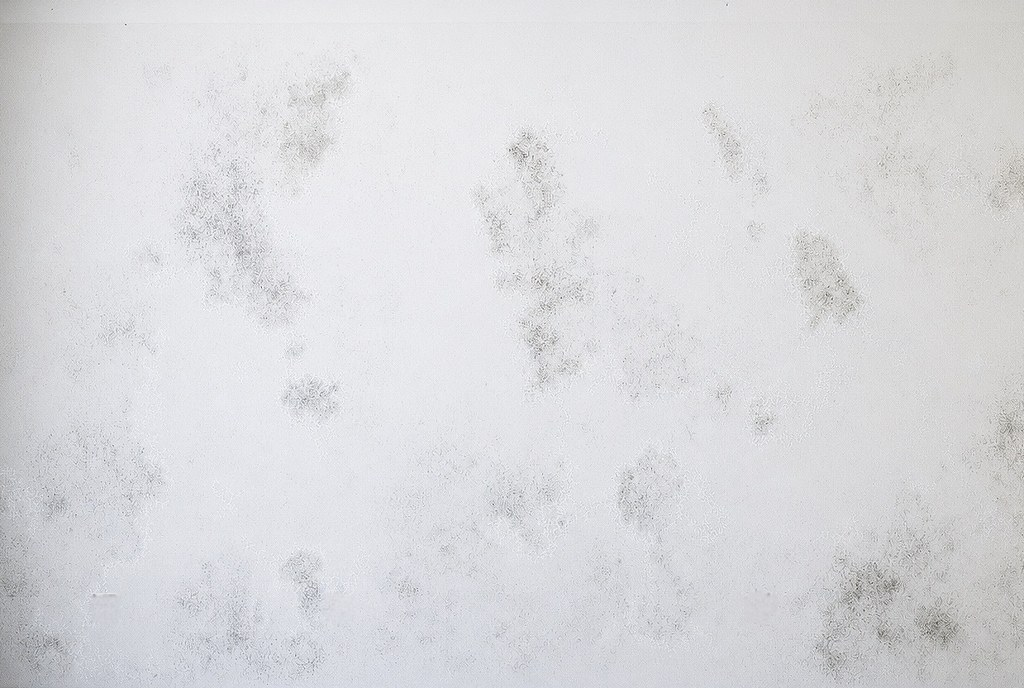
#> input picture reference/pic_l1.jpg, 1024 x 688 px
$ python -i segment.py   (imports and definitions only)
#> lines starting #> are read from the running program, lines starting #| are printed output that depends on the picture
#> further down, picture is the input picture: shape (688, 1024, 3); mean B, G, R 220.8, 218, 217.7
"""分割与量化 —— 报告上出现的每一个数字都产自这里。

方法：Lab-L 通道做大尺度平场校正（除以重度模糊的自身亮度），把手电筒渐晕
和不均匀照明变成常数场，再按"清洁墙面"高百分位取相对阈值。相对阈值配合
平场校正后在 L1→L5 上给出单调的覆盖率阶梯（实测 2.3/3.9/14.7/50.5/73.1）。

有标定卡时先用卡片做亮度与白平衡归一，UV 覆盖率才算可信；没有卡片时
UV 结果标记为 estimated，前端与报告须相应降级呈现。
"""
from __future__ import annotations

from dataclasses import dataclass, field
from typing import List, Optional, Tuple

import cv2
import numpy as np

from .calib import Calibration, mask_out_card

# 平场模糊核相对长边的比例：太小会把大片霉斑当成背景吃掉，太大则去不掉渐晕
FLAT_SIGMA_RATIO = 0.075
BG_PERCENTILE = 90.0          # 清洁墙面亮度参考位
K_WHITE = 0.90                # 白光：低于参考位 10% 判为霉斑/污渍
K_UV = 0.88                   # UV：紫光下对比更强，阈值略紧
MIN_BLOB_AREA_RATIO = 2e-5    # 小于此面积的连通域视为噪点


@dataclass
class Region:
    id: int
    bbox: Tuple[float, float, float, float]      # 归一化 x,y,w,h
    area_pct: float
    polygon: List[Tuple[float, float]]
    centroid: Tuple[float, float]
    mean_darkness: float                          # 相对清洁墙面的暗度 0-1
    uv_halo: bool = False                         # 是否检出荧光外扩边界


@dataclass
class Metrics:
    coverage_white_pct: float = 0.0
    coverage_uv_pct: Optional[float] = None
    hidden_spread_ratio: Optional[float] = None
    largest_patch_pct: float = 0.0
    patch_count: int = 0
    count_is_meaningful: bool = True
    absolute_area_cm2: Optional[float] = None
    scale_source: str = "none"                    # calibration_card | none
    uv_quantification: str = "unavailable"        # calibrated | estimated | unavailable
    regions: List[Region] = field(default_factory=list)


def _flat_field(img: np.ndarray) -> np.ndarray:
    """返回相对反射率图（去掉低频照明），值域约 0-2，清洁墙面≈1。"""
    lab = cv2.cvtColor(img, cv2.COLOR_BGR2LAB)
#> lab: shape (688, 1024, 3); mean of channels 0, 1, 2 222.2, 128.3, 126.5
    L = cv2.GaussianBlur(lab[:, :, 0].astype(np.float32), (0, 0), 1.2)
    sigma = max(12.0, FLAT_SIGMA_RATIO * max(img.shape[:2]))
#> sigma = 76.8
    bg = np.maximum(cv2.GaussianBlur(L, (0, 0), sigma), 1.0)
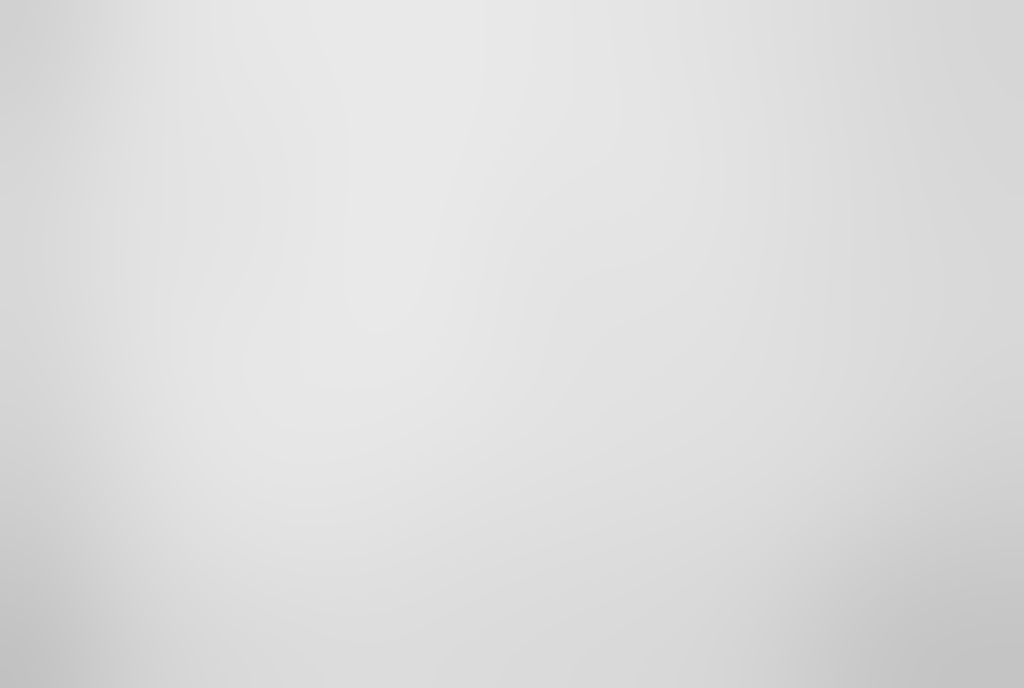
#> bg: shape (688, 1024) float32; min 193.7, max 234, mean 222.2
    return L / bg
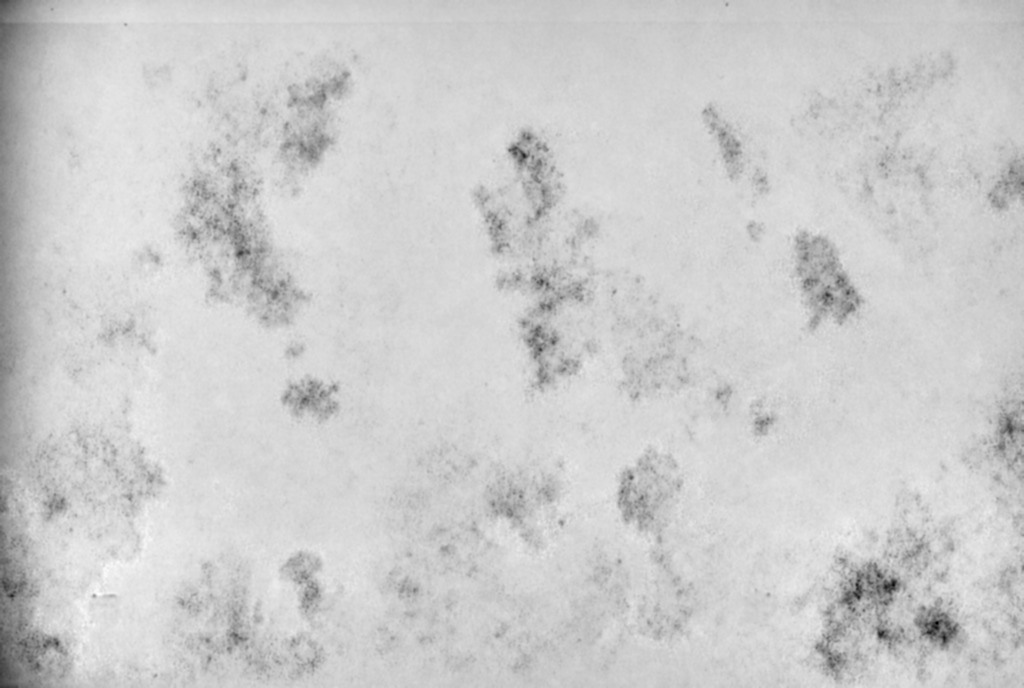
#> returned value: shape (688, 1024) float32; min 0.712, max 1.07, mean 1; drawn with min black and max white


# [30 lines left out: functions _binarize, _clean, segment, not called in this run]


def _coverage(mask: np.ndarray) -> float:
    return float((mask > 0).sum()) * 100.0 / float(mask.size)


MIN_REGION_PCT = 0.25          # 小于画面 0.25% 的斑点不单独列出（仍计入覆盖率）
MIN_REGIONS_KEPT = 3           # 但至少保留 3 个，否则清单会空


# [95 lines left out: functions extract_regions, analyse, not called in this run]


def apply_count_rule(m: Metrics, level: int, cfg: dict) -> None:
    """L3 起菌落融合成片，'数量'失去物理意义 —— 由分级决定该指标是否呈现。"""
    m.count_is_meaningful = level <= int(cfg.get("count_meaningful_max_level", 2))

>>> import cv2
>>> picture = cv2.imread('../../reference/pic_l1.jpg')
>>> result = _flat_field(picture)

$ run again, on reference/pic_l2.jpg
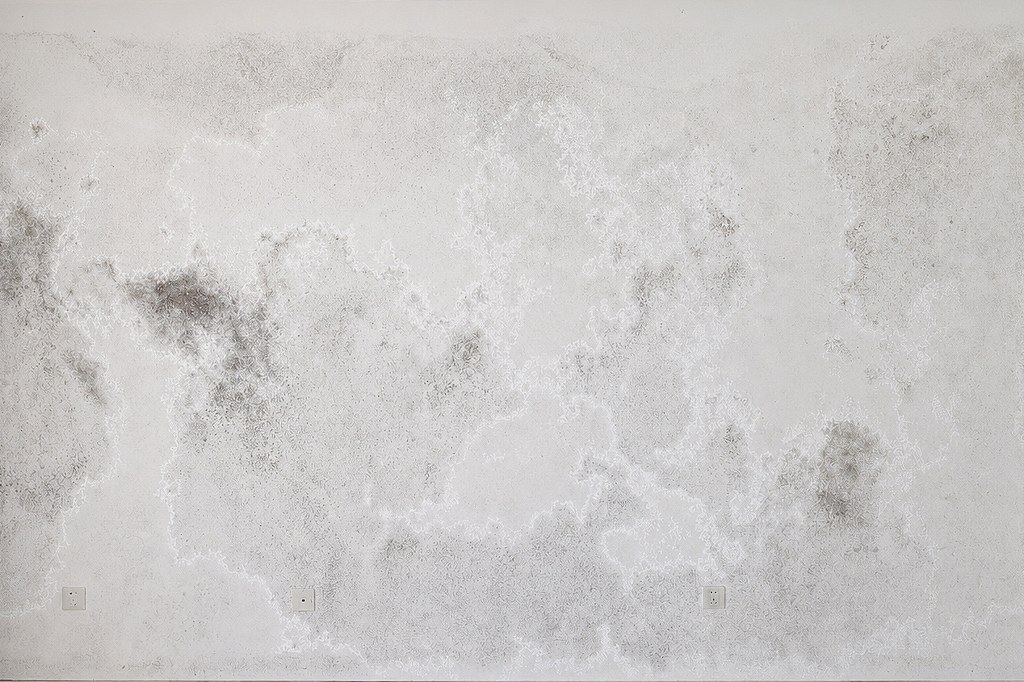
#> input picture reference/pic_l2.jpg, 1024 x 682 px
#> picture is the input picture: shape (682, 1024, 3); mean B, G, R 201, 202, 204.2
#> lab: shape (682, 1024, 3); mean of channels 0, 1, 2 207.8, 128.6, 128.8
#> in _flat_field, `bg = np.maximum(cv2.GaussianBlur(L, (0, 0), sigma), 1.0)`:
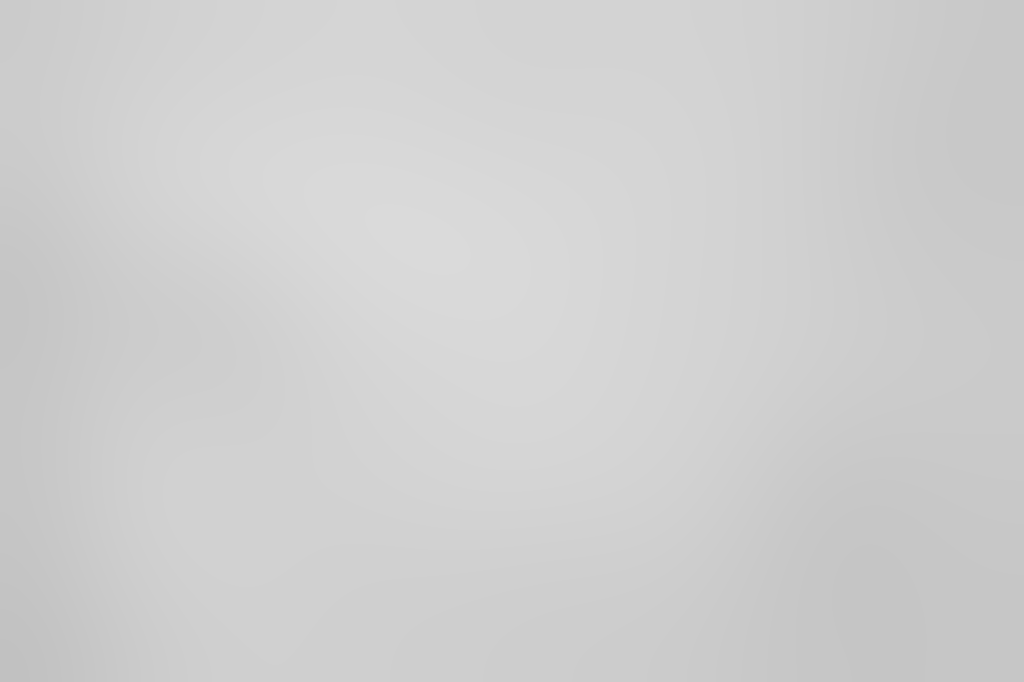
#> bg: shape (682, 1024) float32; min 193.3, max 218.3, mean 207.8
#> in _flat_field, `return L / bg`:
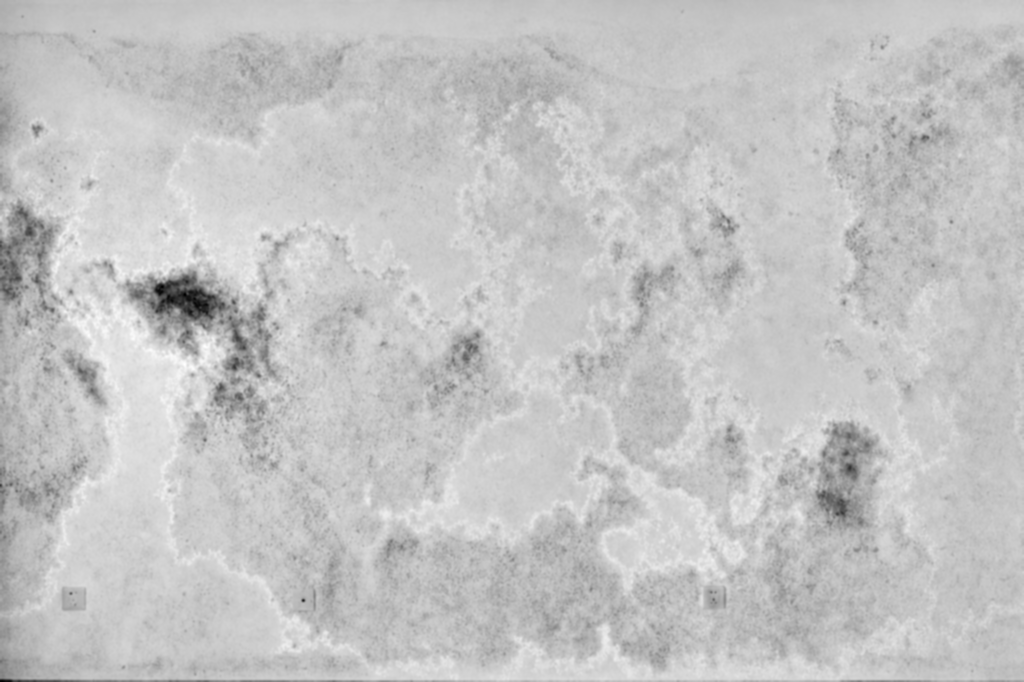
#> returned value: shape (682, 1024) float32; min 0.583, max 1.13, mean 1; drawn with min black and max white

$ run again, on reference/pic_l3.jpg
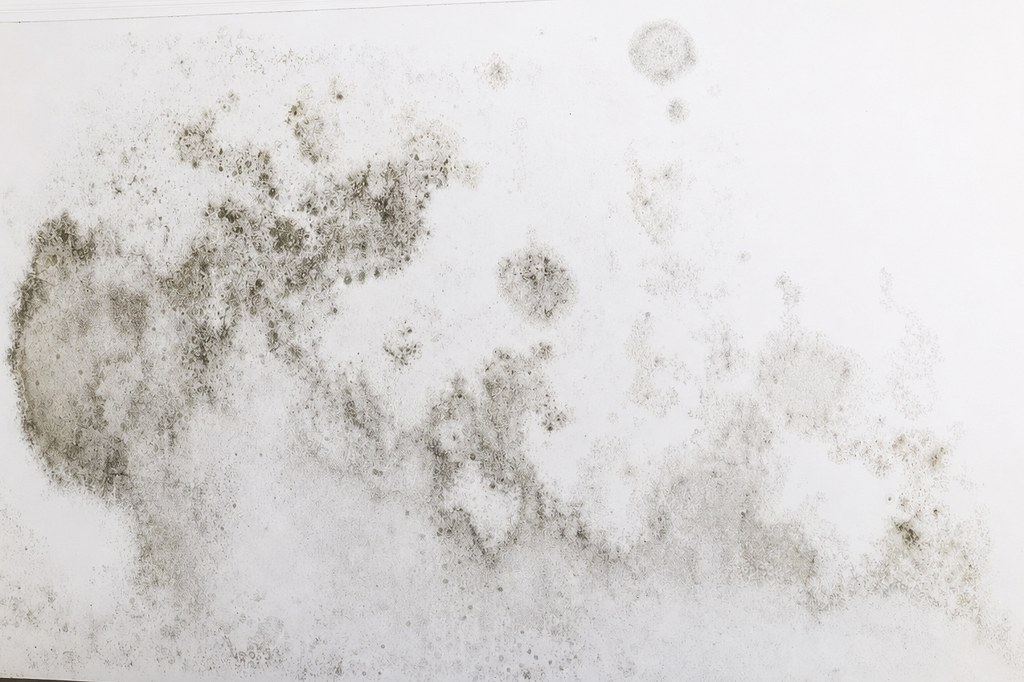
#> input picture reference/pic_l3.jpg, 1024 x 682 px
#> picture is the input picture: shape (682, 1024, 3); mean B, G, R 214.8, 215.5, 217.9
#> lab: shape (682, 1024, 3); mean of channels 0, 1, 2 220, 128.6, 128.8
#> in _flat_field, `bg = np.maximum(cv2.GaussianBlur(L, (0, 0), sigma), 1.0)`:
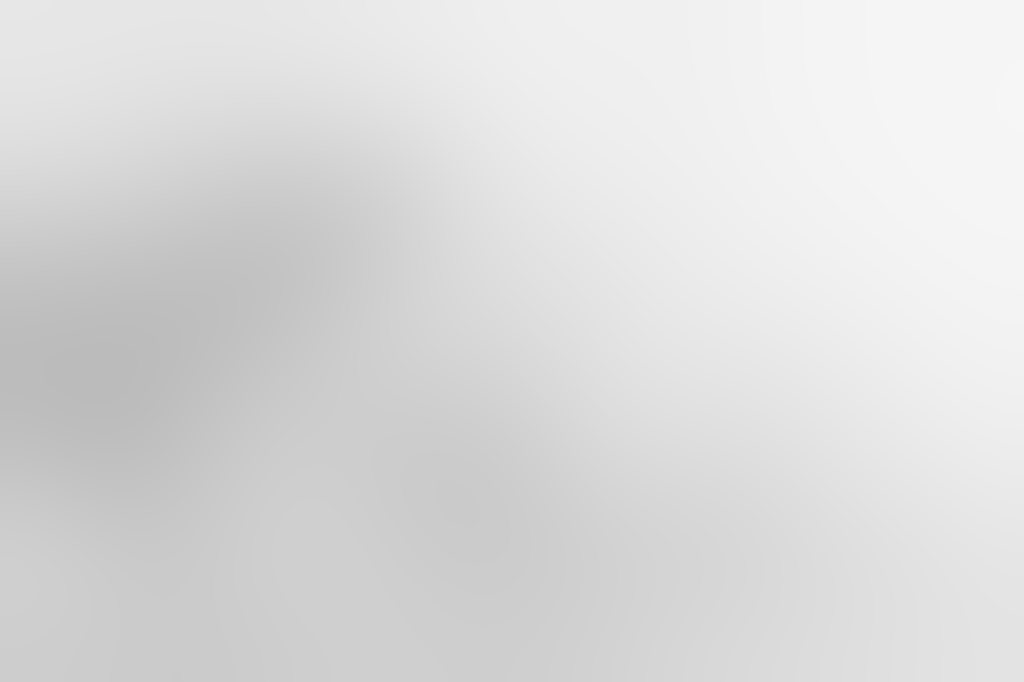
#> bg: shape (682, 1024) float32; min 187.2, max 246, mean 220
#> in _flat_field, `return L / bg`:
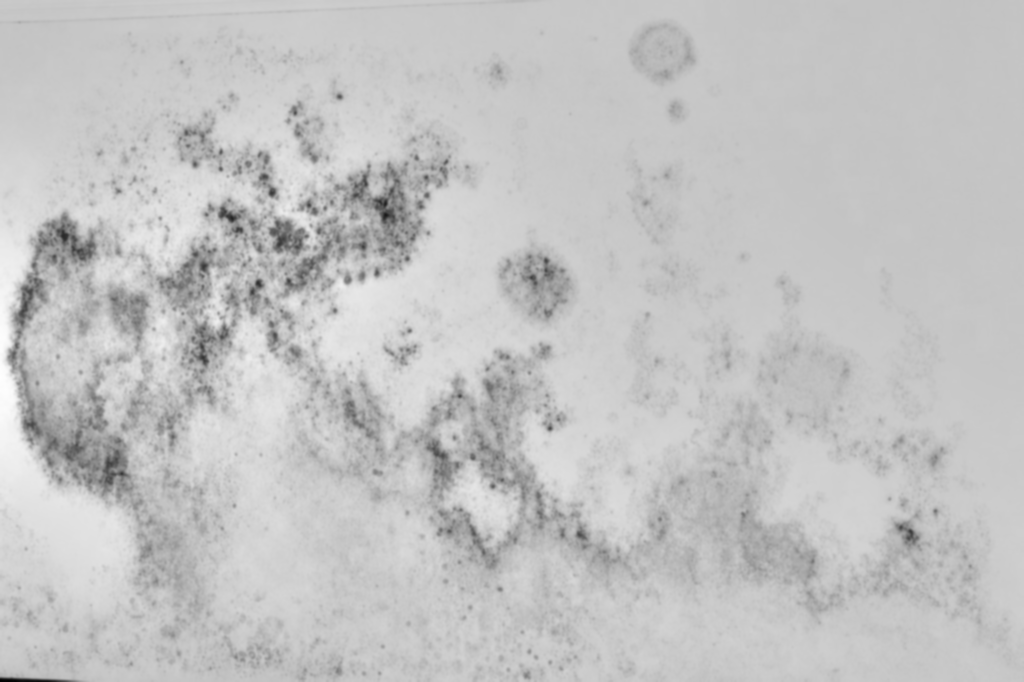
#> returned value: shape (682, 1024) float32; min 0.302, max 1.21, mean 0.999; drawn with min black and max white

$ run again, on reference/pic_l4.jpg
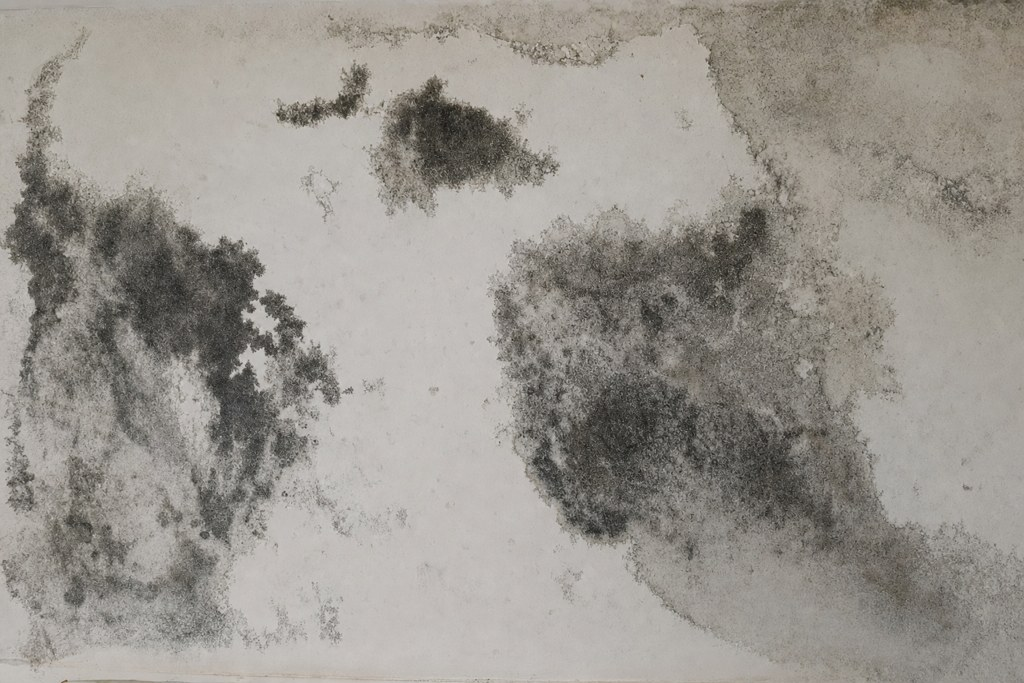
#> input picture reference/pic_l4.jpg, 1024 x 683 px
#> picture is the input picture: shape (683, 1024, 3); mean B, G, R 142.8, 149.2, 153.5
#> lab: shape (683, 1024, 3); mean of channels 0, 1, 2 157.3, 128.5, 132
#> in _flat_field, `bg = np.maximum(cv2.GaussianBlur(L, (0, 0), sigma), 1.0)`:
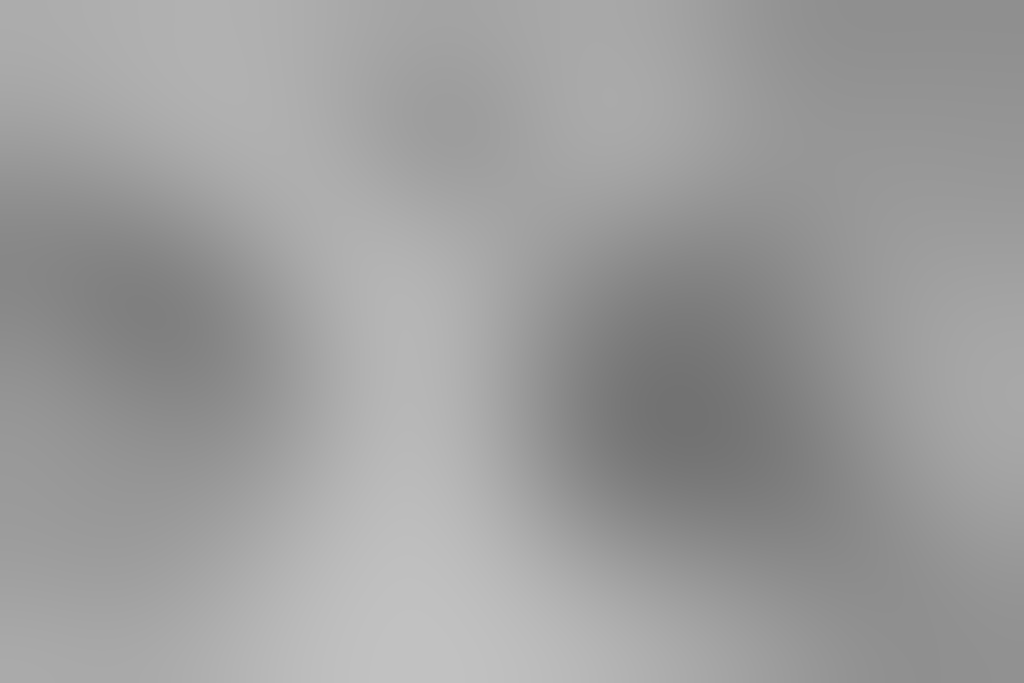
#> bg: shape (683, 1024) float32; min 114.1, max 193.9, mean 157.3
#> in _flat_field, `return L / bg`:
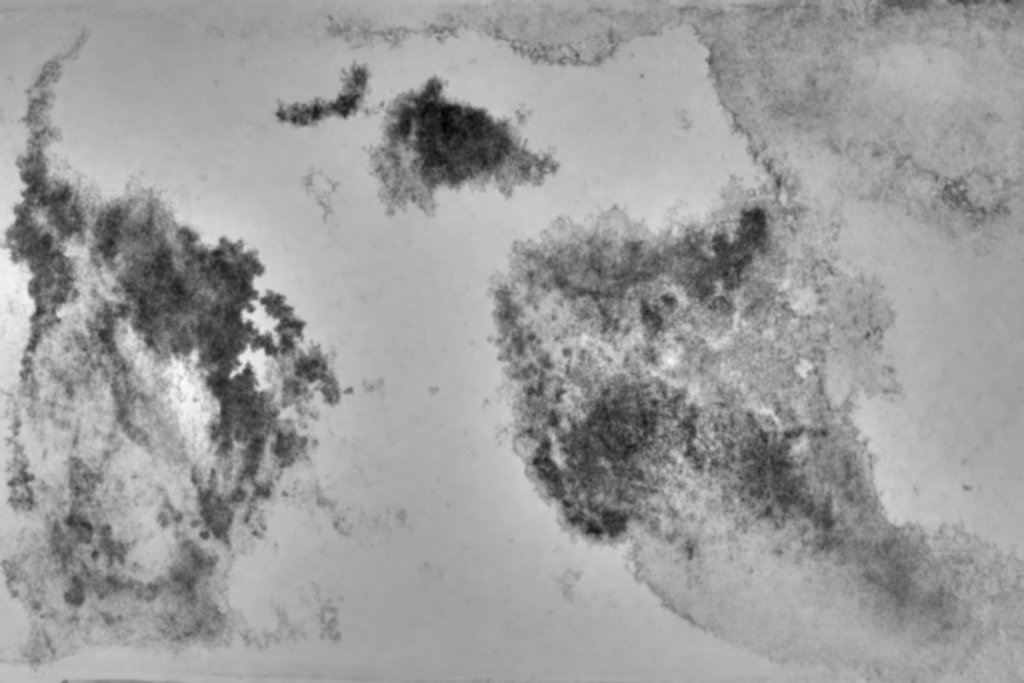
#> returned value: shape (683, 1024) float32; min 0.222, max 1.47, mean 0.994; drawn with min black and max white
